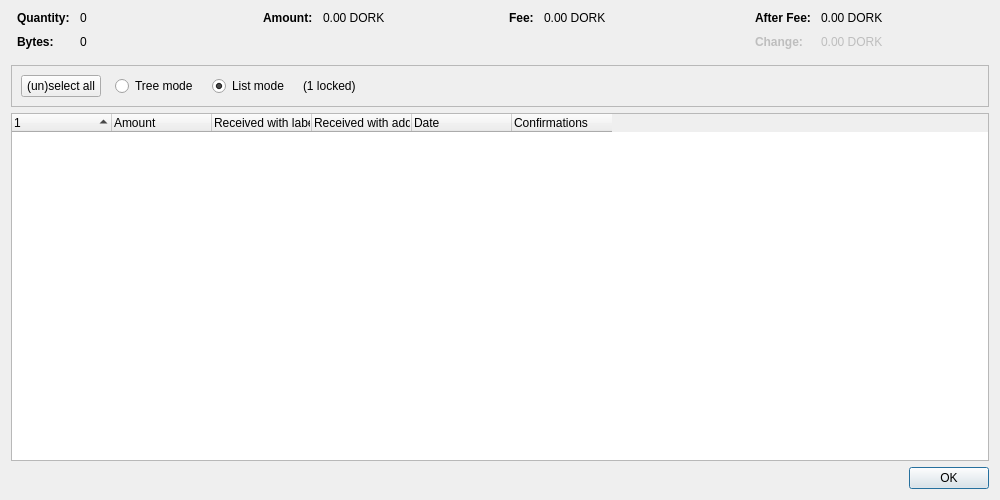
<?xml version="1.0" encoding="UTF-8"?>
<ui version="4.0">
 <class>CoinControlDialog</class>
 <widget class="QDialog" name="CoinControlDialog">
  <property name="geometry">
   <rect>
    <x>0</x>
    <y>0</y>
    <width>1000</width>
    <height>500</height>
   </rect>
  </property>
  <property name="windowTitle">
   <string>Coin Selection</string>
  </property>
  <layout class="QVBoxLayout" name="verticalLayout">
   <item>
    <layout class="QHBoxLayout" name="horizontalLayoutTop" stretch="0,0,0,0">
     <property name="topMargin">
      <number>0</number>
     </property>
     <property name="bottomMargin">
      <number>10</number>
     </property>
     <item>
      <layout class="QFormLayout" name="formLayoutCoinControl1">
       <property name="labelAlignment">
        <set>Qt::AlignLeft|Qt::AlignVCenter</set>
       </property>
       <property name="horizontalSpacing">
        <number>10</number>
       </property>
       <property name="verticalSpacing">
        <number>10</number>
       </property>
       <property name="leftMargin">
        <number>6</number>
       </property>
       <property name="rightMargin">
        <number>6</number>
       </property>
       <item row="0" column="0">
        <widget class="QLabel" name="labelCoinControlQuantityText">
         <property name="font">
          <font>
           <weight>75</weight>
           <bold>true</bold>
          </font>
         </property>
         <property name="text">
          <string>Quantity:</string>
         </property>
        </widget>
       </item>
       <item row="0" column="1">
        <widget class="QLabel" name="labelCoinControlQuantity">
         <property name="cursor">
          <cursorShape>IBeamCursor</cursorShape>
         </property>
         <property name="contextMenuPolicy">
          <enum>Qt::ActionsContextMenu</enum>
         </property>
         <property name="text">
          <string notr="true">0</string>
         </property>
         <property name="textInteractionFlags">
          <set>Qt::LinksAccessibleByMouse|Qt::TextSelectableByKeyboard|Qt::TextSelectableByMouse</set>
         </property>
        </widget>
       </item>
       <item row="1" column="0">
        <widget class="QLabel" name="labelCoinControlBytesText">
         <property name="font">
          <font>
           <weight>75</weight>
           <bold>true</bold>
          </font>
         </property>
         <property name="text">
          <string>Bytes:</string>
         </property>
        </widget>
       </item>
       <item row="1" column="1">
        <widget class="QLabel" name="labelCoinControlBytes">
         <property name="cursor">
          <cursorShape>IBeamCursor</cursorShape>
         </property>
         <property name="contextMenuPolicy">
          <enum>Qt::ActionsContextMenu</enum>
         </property>
         <property name="text">
          <string notr="true">0</string>
         </property>
         <property name="textInteractionFlags">
          <set>Qt::LinksAccessibleByMouse|Qt::TextSelectableByKeyboard|Qt::TextSelectableByMouse</set>
         </property>
        </widget>
       </item>
      </layout>
     </item>
     <item>
      <layout class="QFormLayout" name="formLayoutCoinControl2">
       <property name="horizontalSpacing">
        <number>10</number>
       </property>
       <property name="verticalSpacing">
        <number>10</number>
       </property>
       <property name="leftMargin">
        <number>6</number>
       </property>
       <property name="rightMargin">
        <number>6</number>
       </property>
       <item row="0" column="0">
        <widget class="QLabel" name="labelCoinControlAmountText">
         <property name="font">
          <font>
           <weight>75</weight>
           <bold>true</bold>
          </font>
         </property>
         <property name="text">
          <string>Amount:</string>
         </property>
        </widget>
       </item>
       <item row="0" column="1">
        <widget class="QLabel" name="labelCoinControlAmount">
         <property name="cursor">
          <cursorShape>IBeamCursor</cursorShape>
         </property>
         <property name="contextMenuPolicy">
          <enum>Qt::ActionsContextMenu</enum>
         </property>
         <property name="text">
          <string notr="true">0.00 DORK</string>
         </property>
         <property name="textInteractionFlags">
          <set>Qt::LinksAccessibleByMouse|Qt::TextSelectableByKeyboard|Qt::TextSelectableByMouse</set>
         </property>
        </widget>
       </item>
      </layout>
     </item>
     <item>
      <layout class="QFormLayout" name="formLayoutCoinControl3">
       <property name="horizontalSpacing">
        <number>10</number>
       </property>
       <property name="verticalSpacing">
        <number>10</number>
       </property>
       <property name="leftMargin">
        <number>6</number>
       </property>
       <property name="rightMargin">
        <number>6</number>
       </property>
       <item row="0" column="0">
        <widget class="QLabel" name="labelCoinControlFeeText">
         <property name="font">
          <font>
           <weight>75</weight>
           <bold>true</bold>
          </font>
         </property>
         <property name="text">
          <string>Fee:</string>
         </property>
        </widget>
       </item>
       <item row="0" column="1">
        <widget class="QLabel" name="labelCoinControlFee">
         <property name="cursor">
          <cursorShape>IBeamCursor</cursorShape>
         </property>
         <property name="contextMenuPolicy">
          <enum>Qt::ActionsContextMenu</enum>
         </property>
         <property name="text">
          <string notr="true">0.00 DORK</string>
         </property>
         <property name="textInteractionFlags">
          <set>Qt::LinksAccessibleByMouse|Qt::TextSelectableByKeyboard|Qt::TextSelectableByMouse</set>
         </property>
        </widget>
       </item>
      </layout>
     </item>
     <item>
      <layout class="QFormLayout" name="formLayoutCoinControl4">
       <property name="labelAlignment">
        <set>Qt::AlignLeft|Qt::AlignVCenter</set>
       </property>
       <property name="horizontalSpacing">
        <number>10</number>
       </property>
       <property name="verticalSpacing">
        <number>10</number>
       </property>
       <property name="leftMargin">
        <number>6</number>
       </property>
       <property name="rightMargin">
        <number>6</number>
       </property>
       <item row="0" column="0">
        <widget class="QLabel" name="labelCoinControlAfterFeeText">
         <property name="font">
          <font>
           <weight>75</weight>
           <bold>true</bold>
          </font>
         </property>
         <property name="text">
          <string>After Fee:</string>
         </property>
        </widget>
       </item>
       <item row="0" column="1">
        <widget class="QLabel" name="labelCoinControlAfterFee">
         <property name="cursor">
          <cursorShape>IBeamCursor</cursorShape>
         </property>
         <property name="contextMenuPolicy">
          <enum>Qt::ActionsContextMenu</enum>
         </property>
         <property name="text">
          <string notr="true">0.00 DORK</string>
         </property>
         <property name="textInteractionFlags">
          <set>Qt::LinksAccessibleByMouse|Qt::TextSelectableByKeyboard|Qt::TextSelectableByMouse</set>
         </property>
        </widget>
       </item>
       <item row="1" column="0">
        <widget class="QLabel" name="labelCoinControlChangeText">
         <property name="enabled">
          <bool>false</bool>
         </property>
         <property name="font">
          <font>
           <weight>75</weight>
           <bold>true</bold>
          </font>
         </property>
         <property name="text">
          <string>Change:</string>
         </property>
        </widget>
       </item>
       <item row="1" column="1">
        <widget class="QLabel" name="labelCoinControlChange">
         <property name="enabled">
          <bool>false</bool>
         </property>
         <property name="cursor">
          <cursorShape>IBeamCursor</cursorShape>
         </property>
         <property name="contextMenuPolicy">
          <enum>Qt::ActionsContextMenu</enum>
         </property>
         <property name="text">
          <string notr="true">0.00 DORK</string>
         </property>
         <property name="textInteractionFlags">
          <set>Qt::LinksAccessibleByMouse|Qt::TextSelectableByKeyboard|Qt::TextSelectableByMouse</set>
         </property>
        </widget>
       </item>
      </layout>
     </item>
    </layout>
   </item>
   <item>
    <widget class="QFrame" name="frame">
     <property name="minimumSize">
      <size>
       <width>0</width>
       <height>40</height>
      </size>
     </property>
     <property name="frameShape">
      <enum>QFrame::StyledPanel</enum>
     </property>
     <property name="frameShadow">
      <enum>QFrame::Sunken</enum>
     </property>
     <layout class="QHBoxLayout" name="horizontalLayout">
      <item>
       <layout class="QHBoxLayout" name="horizontalLayoutPanel" stretch="0,0,0,0,0">
        <property name="spacing">
         <number>14</number>
        </property>
        <item>
         <widget class="QPushButton" name="pushButtonSelectAll">
          <property name="sizePolicy">
           <sizepolicy hsizetype="Maximum" vsizetype="Fixed">
            <horstretch>0</horstretch>
            <verstretch>0</verstretch>
           </sizepolicy>
          </property>
          <property name="text">
           <string>(un)select all</string>
          </property>
          <property name="autoDefault">
           <bool>false</bool>
          </property>
         </widget>
        </item>
        <item>
         <widget class="QRadioButton" name="radioTreeMode">
          <property name="sizePolicy">
           <sizepolicy hsizetype="Maximum" vsizetype="Fixed">
            <horstretch>0</horstretch>
            <verstretch>0</verstretch>
           </sizepolicy>
          </property>
          <property name="text">
           <string>Tree mode</string>
          </property>
         </widget>
        </item>
        <item>
         <widget class="QRadioButton" name="radioListMode">
          <property name="sizePolicy">
           <sizepolicy hsizetype="Maximum" vsizetype="Fixed">
            <horstretch>0</horstretch>
            <verstretch>0</verstretch>
           </sizepolicy>
          </property>
          <property name="text">
           <string>List mode</string>
          </property>
          <property name="checked">
           <bool>true</bool>
          </property>
         </widget>
        </item>
        <item>
         <widget class="QLabel" name="labelLocked">
          <property name="text">
           <string notr="true">(1 locked)</string>
          </property>
         </widget>
        </item>
        <item>
         <spacer name="horizontalSpacer">
          <property name="orientation">
           <enum>Qt::Horizontal</enum>
          </property>
          <property name="sizeHint" stdset="0">
           <size>
            <width>40</width>
            <height>20</height>
           </size>
          </property>
         </spacer>
        </item>
       </layout>
      </item>
     </layout>
    </widget>
   </item>
   <item>
    <widget class="CoinControlTreeWidget" name="treeWidget">
     <property name="contextMenuPolicy">
      <enum>Qt::CustomContextMenu</enum>
     </property>
     <property name="sortingEnabled">
      <bool>false</bool>
     </property>
     <property name="columnCount">
      <number>6</number>
     </property>
     <attribute name="headerShowSortIndicator" stdset="0">
      <bool>true</bool>
     </attribute>
     <attribute name="headerStretchLastSection">
      <bool>false</bool>
     </attribute>
     <column>
      <property name="text">
       <string/>
      </property>
     </column>
     <column>
      <property name="text">
       <string>Amount</string>
      </property>
     </column>
     <column>
      <property name="text">
       <string>Received with label</string>
      </property>
     </column>
     <column>
      <property name="text">
       <string>Received with address</string>
      </property>
     </column>
     <column>
      <property name="text">
       <string>Date</string>
      </property>
     </column>
     <column>
      <property name="text">
       <string>Confirmations</string>
      </property>
      <property name="toolTip">
       <string>Confirmed</string>
      </property>
     </column>
     <column>
      <property name="text">
       <string/>
      </property>
     </column>
     <column>
      <property name="text">
       <string/>
      </property>
     </column>
     <column>
      <property name="text">
       <string/>
      </property>
     </column>
     <column>
      <property name="text">
       <string/>
      </property>
     </column>
    </widget>
   </item>
   <item>
    <widget class="QDialogButtonBox" name="buttonBox">
     <property name="orientation">
      <enum>Qt::Horizontal</enum>
     </property>
     <property name="standardButtons">
      <set>QDialogButtonBox::Ok</set>
     </property>
    </widget>
   </item>
  </layout>
 </widget>
 <customwidgets>
  <customwidget>
   <class>CoinControlTreeWidget</class>
   <extends>QTreeWidget</extends>
   <header>qt/coincontroltreewidget.h</header>
  </customwidget>
 </customwidgets>
 <resources/>
 <connections/>
</ui>
